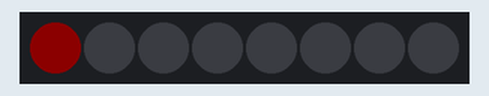
Recording of a program running on a simulated CircuitPython board. On the bench: 8 RGB LEDs in strip order, left to right. Dim RGB values are drawn brighter than linear.

Above: at 0.1 s.
At 1.1 s:
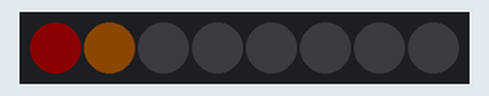
At 3.1 s:
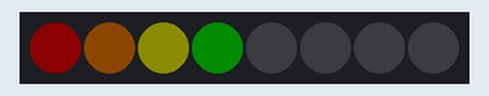
At 4.1 s:
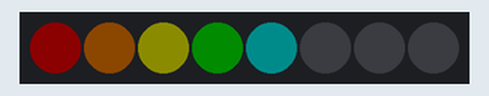
At 5.1 s:
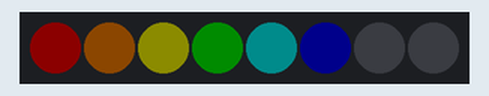
At 7.1 s:
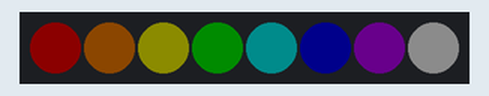

Measured:
- what the display in image 1 shows lasts 1.0 s, from 1.0 s to 2.0 s

The program:

lesson4_neopixels_different_colours.py
```python
import board
import time
import neopixel

pixel_pin = board.A2
num_pixels = 8

pixels = neopixel.NeoPixel(pixel_pin, num_pixels, brightness=0.05, auto_write=False)

RED = (255, 0, 0)
ORANGE = (255, 128, 0)
YELLOW = (255, 255, 0)
GREEN = (0, 255, 0)
CYAN = (0, 255, 255)
BLUE = (0, 0, 255)
PURPLE = (180, 0, 255)
WHITE = (255, 255, 255)

while True:
    pixels[0] = (RED)
    pixels.show()
    time.sleep(1)

    pixels[1] = (ORANGE)
    pixels.show()
    time.sleep(1)

    pixels[2] = (YELLOW)
    pixels.show()
    time.sleep(1)

    pixels[3] = (GREEN)
    pixels.show()
    time.sleep(1)

    pixels[4] = (CYAN)
    pixels.show()
    time.sleep(1)

    pixels[5] = (BLUE)
    pixels.show()
    time.sleep(1)

    pixels[6] = (PURPLE)
    pixels.show()
    time.sleep(1)

    pixels[7] = (WHITE)
    pixels.show()
    time.sleep(1)
```
